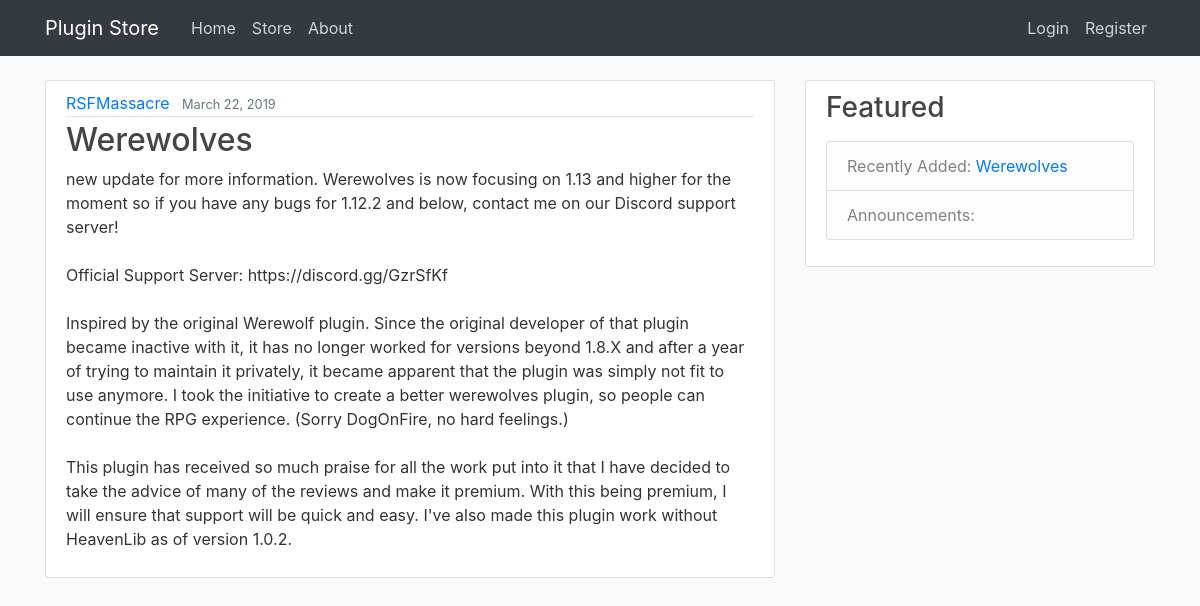
The page /store/ on the database as committed earlier.
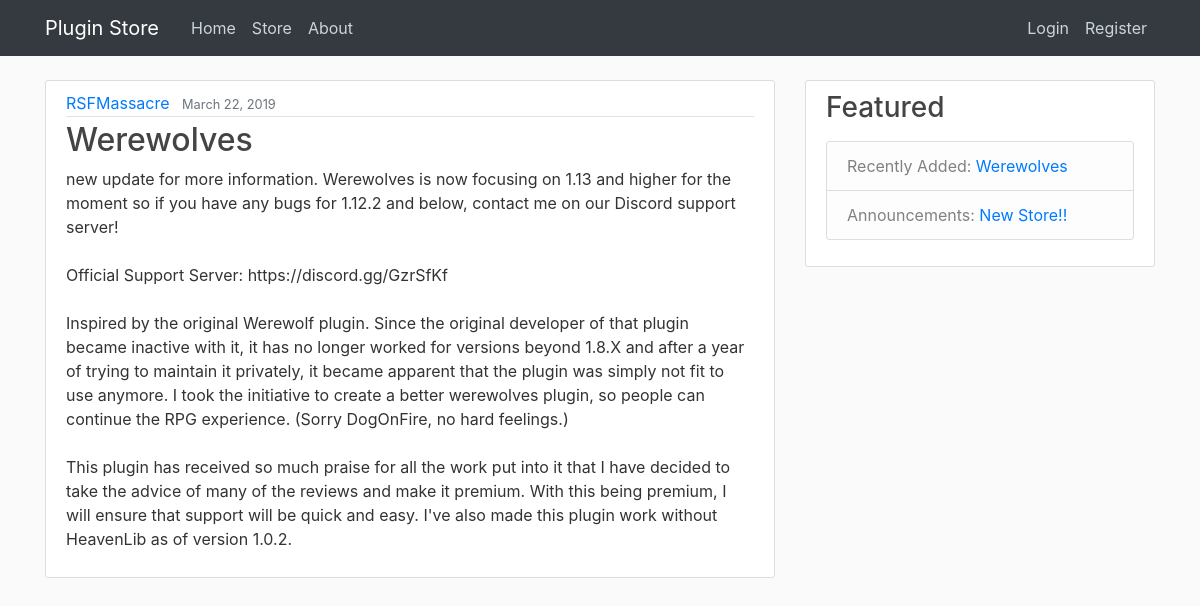
The same page on the database as committed later.
### store/models.py (models this page shows, shortened)
class Post(models.Model):
    title = models.CharField(max_length=255, default='')
    author = models.CharField(max_length=100, default='')
    content = models.TextField()
    date_posted = models.DateTimeField(default=timezone.now)

### store/views.py (the view)
# urls.py: path('', include('store.urls')),
def store(request):
    context = {
        'plugins': Plugin.objects.all(),
        'latest_plugin': Plugin.objects.first(),
        'latest_post': Post.objects.first()
    }
    return render(request, 'Store/store.html', context)

### store/templates/store/store.html
{% extends "Store/baseGeneric.html" %}
{% block content %}
    {% for plugin in plugins %}
        <article class="media content-section">
            <div class="media-body">
                <div class="article-metadata">
                    <a class="mr-2" href="#">{{ plugin.author }}</a>
                    <small class="text-muted">{{ plugin.date_posted|date:"F d, Y" }}</small>
                </div>
                <h2><a class="article-title" href="#">{{ plugin.title }}</a></h2>
                <p class="article-content">{{ plugin.description }}</p>
            </div>
        </article>
    {% endfor %}
{% endblock content %}

### store/templates/store/baseGeneric.html (shortened to what this page needs)
{% load static %}
<!DOCTYPE html>
<html lang="en">
<head>
    <link rel="stylesheet" href="https://maxcdn.bootstrapcdn.com/bootstrap/4.0.0/css/bootstrap.min.css">
    <link rel="stylesheet" type="text/css" href="{% static 'store/main.css' %}">
</head>
<body>
<header class="site-header">
    <nav class="navbar navbar-expand-md navbar-dark bg-dark fixed-top">
        <div class="container">
            <a class="navbar-brand mr-4" href="/">Plugin Store</a>
            <div class="collapse navbar-collapse" id="navbarToggle">
                <div class="navbar-nav mr-auto">
                    <a class="nav-item nav-link" href="{% url 'store-home' %}">Home</a>
                    <a class="nav-item nav-link" href="{% url 'store' %}">Store</a>
                    <a class="nav-item nav-link" href="{% url 'store-about' %}">About</a>
                </div>
                <div class="navbar-nav">
                    {% if user.is_authenticated %}
                        <input class="form-control mr-sm-2" type="search" placeholder="Search" aria-label="Search">
                        <button class="btn btn-outline-primary my-2 my-sm-0" type="submit">Search</button>
                        <a class="nav-item nav-link" href="{% url 'profile' %}">Profile</a>
                        <a class="nav-item nav-link" href="{% url 'logout' %}">Logout</a>
                    {% else %}
                        <a class="nav-item nav-link" href="{% url 'login' %}">Login</a>
                        <a class="nav-item nav-link" href="{% url 'register' %}">Register</a>
                    {% endif %}
                </div>
            </div>
        </div>
    </nav>
</header>
<main role="main" class="container">
    <div class="row">
        <div class="col-md-8">
            {% block content %}{% endblock %}
        </div>
        <div class="col-md-4">
            <div class="content-section">
                <h3>Featured</h3>
                <p class='text-muted'>
                <ul class="list-group">
                    <li class="list-group-item list-group-item-light">Recently Added: <a href="#">{{ latest_plugin.title }}</a></li>
                    <li class="list-group-item list-group-item-light">Announcements: <a href="#">{{ latest_post.title }}</a></li>
                </ul>
                </p>
            </div>
        </div>
    </div>
</main>
</body>
</html>

Rows that differ between the two databases and show on the page:
added Post: title "New Store!!"
